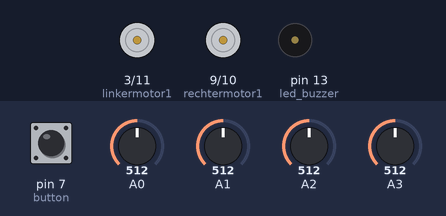
A sketch run on a simulated Arduino Uno, built with avr-gcc and run on an emulated ATmega328P. On the bench: motor-driver pin pairs drawn as motors (green arrow = first pin HIGH = forward, orange = second pin HIGH = backward, longer = more drive), buzzer (waves = sounding). Inputs (shaded band) come from the test bench; at power-on: pin 7 (button) HIGH, A0 = 512, A1 = 512, A2 = 512, A3 = 512.

Above: at 3.5 s.
3.6 s: pin 7 (button) pulled LOW for 0.15 s
At 4.55 s:
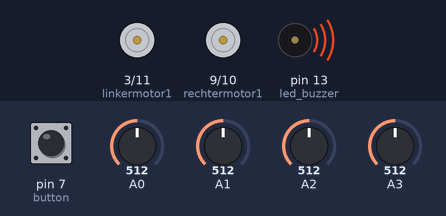
6.7 s: A0 set to 716
At 9.3 s:
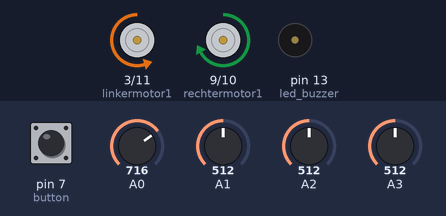
9.6 s: A1 set to 716
At 10.5 s:
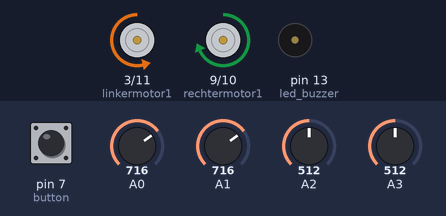
11.1 s: A2 set to 716
At 11.6 s:
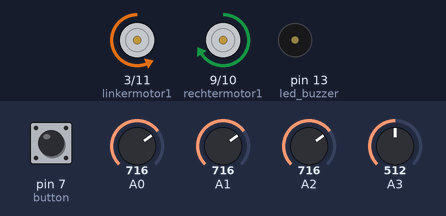
12.6 s: A3 set to 716
At 13.8 s:
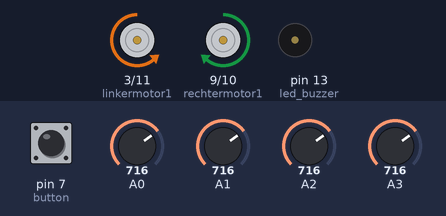
14.1 s: A3 set to 992
At 15.1 s:
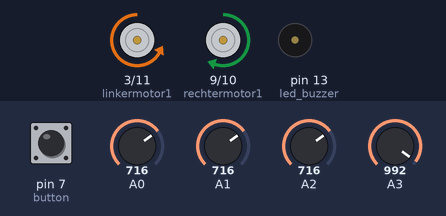
Timing chart, 0 to 16.6 s (numbered marks = the images above; inputs shaded):
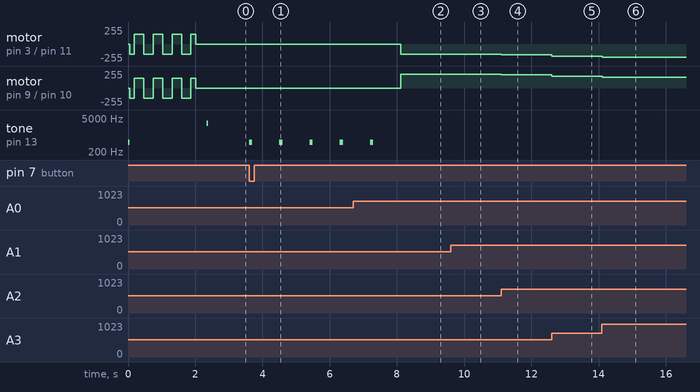

The sketch:

Linefollower_finaal.ino
```cpp
#include <QTRSensors.h>
#define led_buzzer 13 // Led- en zoemerpin.
#define button 7 // Startknop.
#define irontvanger 2 // Pin van IR-ontvangermodule.
#define dip1 4 // DipSwitch 1.
#define dip2 5 // DipSwitch 2.
#define dip3 6 // DipSwitch 3.
#define linkermotor1 3 // Linkermotor PWM 1
#define linkermotor2 11 // Linkermotor PWM 2
#define rechtermotor1 9 // Rechtermotor-PWM 1
#define rechtermotor2 10 // Rechtermotor-PWM 2
int start = 0; // Initialisatievariabele
int i = 0;
QTRSensorsAnalog qtra((unsigned char[]) {A0, A1 , A2, A3}, 4, 4); // Pinnummers waarop sensoren zijn aangesloten.
unsigned int sensorValues[4]; // Aantal sensoren.

int basissnelheid = 180; // Snelheidswaarde die moet worden toegepast bij foutwaarde 0 (max. 255 PWM).
int maxsnelheid = 255; // Motor CW/CCW maximale waarde.
float Kp = 0.17;
float Kd = 3;
int laatstefout = 0;
int fout = 0;
int rechtermotorpwm = 0; // Initiële PWM-waarde.
int linkermotorpwm = 0; // Initiële PWM-waarde.
int achtergrond = 0; // Zwarte achtergrond Witte lijn = 1, Witte achtergrond Zwarte lijn = 0.


void setup() {
  pinMode(button, INPUT_PULLUP);
  pinMode(irontvanger, INPUT_PULLUP);
  pinMode(dip1, INPUT_PULLUP);
  pinMode(dip2, INPUT_PULLUP);
  pinMode(dip3, INPUT_PULLUP);
  pinMode(led_buzzer, OUTPUT);
  pinMode(linkermotor1, OUTPUT);
  pinMode(linkermotor2, OUTPUT);
  pinMode(rechtermotor1, OUTPUT);
  pinMode(rechtermotor2, OUTPUT);
  tone(led_buzzer, 500, 100);
  delay(50);
  noTone(led_buzzer);

// kalibratie van de sensoren

  for (i = 0; i < 80; i++)
  {
    if (0 <= i && i < 5)  motorcontrol(-150, 150);
    if (5 <= i && i  < 15) motorcontrol(150, -150);
    if (15 <= i && i < 25)  motorcontrol(-150, 150);
    if (25 <= i && i < 35)  motorcontrol(150, -150);
    if (35 <= i && i < 45)  motorcontrol(-150, 150);
    if (45 <= i && i  < 55) motorcontrol(150, -150);
    if (55 <= i && i < 65)  motorcontrol(-150, 150);
    if (65 <= i && i < 70)  motorcontrol(150, -150);
    if ( i >= 70  )  {
      motorcontrol(0, 0);
      delay(5);
    }
    qtra.calibrate();
    delay(3);
  }

  motorcontrol(0, 0);
  tone(led_buzzer, 3000, 100);
  delay(50);
  noTone(led_buzzer);
}


void loop() {

  if (digitalRead(button) == 0) {
    for (int a = 0; a < 5; a++) {
      tone(led_buzzer, 500, 100); delay(500); noTone(led_buzzer); delay(400); start = 1;
    }
  }

  if (start == 1) { // De lus waarin de robot in staat 1 van de startvariabele draait.
    fout = ( qtra.readLine(sensorValues, 1, achtergrond) - 1500);
    int correctiesnelheid = Kp * fout + Kd * (fout - laatstefout);
    laatstefout = fout;
    linkermotorpwm = basissnelheid + correctiesnelheid  ;
    rechtermotorpwm = basissnelheid - correctiesnelheid  ;
    linkermotorpwm = constrain(linkermotorpwm, -255, maxsnelheid); ///// Hier geldt een beperking voor de PWM-waarden die op de motoren moeten worden toegepast.
    rechtermotorpwm = constrain(rechtermotorpwm, -255, maxsnelheid);
    motorcontrol(rechtermotorpwm, linkermotorpwm);
  }
}


void motorcontrol(int rechtermotorpwm, int linkermotorpwm) {
  if (rechtermotorpwm <= 0) {
    rechtermotorpwm = abs(rechtermotorpwm);
    analogWrite(rechtermotor1, 0);
    analogWrite(rechtermotor2, rechtermotorpwm);
  }
  else {
    analogWrite(rechtermotor1, rechtermotorpwm);
    analogWrite(rechtermotor2, 0);
  }

  if (linkermotorpwm <= 0) {
    linkermotorpwm = abs(linkermotorpwm);
    analogWrite(linkermotor1, linkermotorpwm);
    analogWrite(linkermotor2, 0);
  }
  else {
    analogWrite(linkermotor1, 0);
    analogWrite(linkermotor2, linkermotorpwm);
  }

}
```

Measured:
- after the input at 3.6 s, tone on pin 13 (led_buzzer): alternates 500 Hz for 0.10 s and silent for 0.80 s, starting at once
- after the input at 6.7 s, motor on pin 3 (linkermotor1) / pin 11 (linkermotor2): stopped → backward 157/255 after 1.4 s; motor on pin 9 (rechtermotor1) / pin 10 (rechtermotor2): stopped → forward 203/255 after 1.4 s
- after the input at 9.6 s, motor on pin 3 (linkermotor1) / pin 11 (linkermotor2): backward 157/255 → backward 152/255 at once; motor on pin 9 (rechtermotor1) / pin 10 (rechtermotor2): forward 203/255 → forward 208/255 at once
- after the input at 11.1 s, motor on pin 3 (linkermotor1) / pin 11 (linkermotor2): backward 152/255 → backward 161/255 at once; motor on pin 9 (rechtermotor1) / pin 10 (rechtermotor2): forward 208/255 → forward 199/255 at once
- after the input at 12.6 s, motor on pin 3 (linkermotor1) / pin 11 (linkermotor2): backward 161/255 → backward 180/255 at once; motor on pin 9 (rechtermotor1) / pin 10 (rechtermotor2): forward 199/255 → forward 180/255 at once
- after the input at 14.1 s, motor on pin 3 (linkermotor1) / pin 11 (linkermotor2): backward 180/255 → backward 202/255 at once; motor on pin 9 (rechtermotor1) / pin 10 (rechtermotor2): forward 180/255 → forward 158/255 at once
